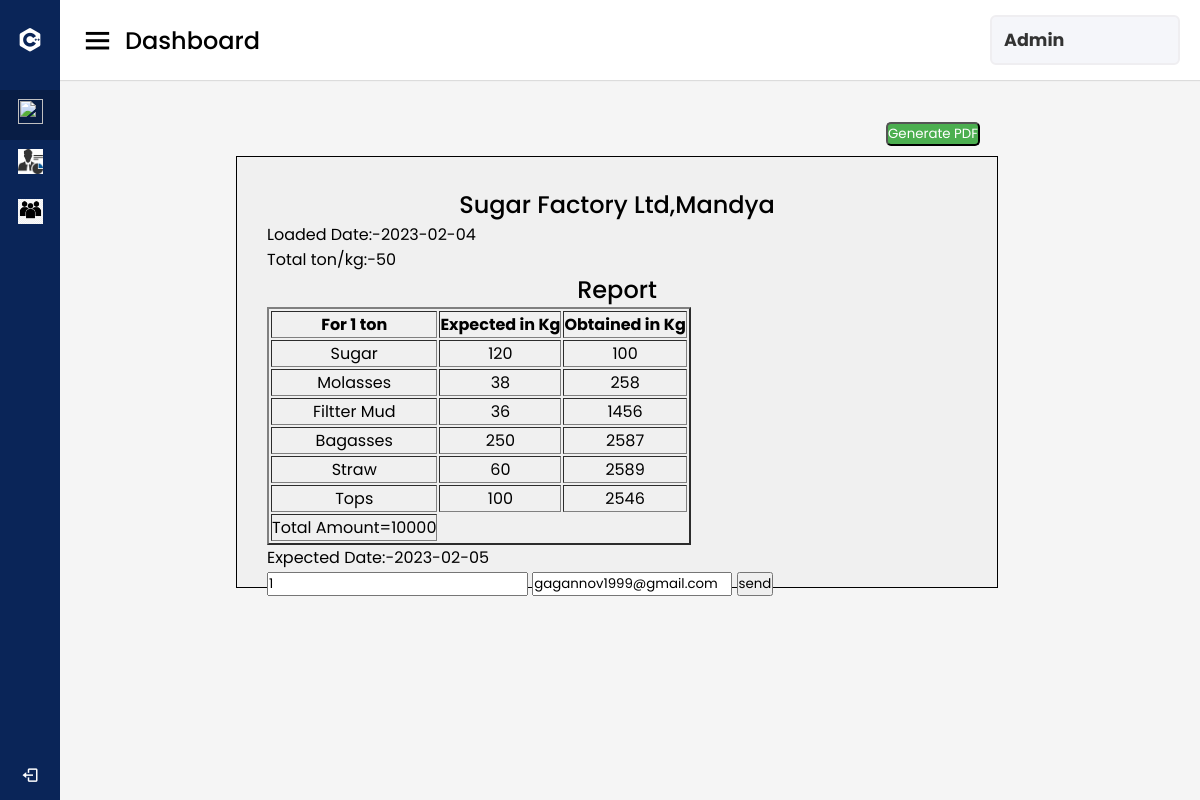
The app's page /preview1 with its own data.
### MCA/models.py (models this page shows)
class report1(models.Model):
	user=models.ForeignKey(register1,on_delete=models.CASCADE)
	sugar=models.CharField(max_length=60)
	molass=models.CharField(max_length=60)
	filt=models.CharField(max_length=60)
	baga=models.CharField(max_length=60)
	straw=models.CharField(max_length=60)
	tops=models.CharField(max_length=60)
	total=models.CharField(max_length=60)
	dt=models.CharField(max_length=60, default=0)
	tton=models.CharField(max_length=60,default=0)
	ed=models.CharField(max_length=60,default=0)

class register1(models.Model):
	name=models.CharField(max_length=60)
	email=models.CharField(max_length=60)
	password=models.CharField(max_length=60)
	phno=models.CharField(max_length=60)
	adharno=models.CharField(max_length=60)
	Image=models.CharField(max_length=60)

### MCA/views.py (the view)
# urls.py: path('preview<int:show>',preview,name="preview"),
def preview(req,show):
    aa=report1.objects.get(id=show)
    mm=aa.user_id
    kk= register1.objects.get(id=mm)
    return render(req,'printpdf.html',{'pdf1':aa,'nam':kk})

### templates/printpdf.html (shortened to what this page needs)
{% load static %}
<!DOCTYPE html>
<html lang="en" dir="ltr">
  <head>
    <link rel="stylesheet" href="style.css">
    <link href='https://unpkg.com/boxicons@2.0.7/css/boxicons.min.css' rel='stylesheet'>
   </head>
<body>
  <div class="sidebar">
    <div class="logo-details">
      <i class='bx bxl-c-plus-plus'></i>
    </div>
      <ul class="nav-links">
        <li>
          <a href="useD" class="active">
            <i><img src="{% static 'images\dash2.jpg' %}" style="height:25px;width: 25px; "></i>
          </a>
        </li>
        <li>
          <a href="pdf">
            <i><img src="{% static 'images\emp1.png' %}" style="height:25px;width: 25px; "></i>
          </a>
        </li>
        <li>
          <a href="pd">
            <i><img src="{% static 'images\people1.png' %}" style="height:25px;width: 25px; "></i>
          </a>
        </li>
        <li class="log_out">
          <a href="login1">
            <i class='bx bx-log-out'></i>
          </a>
        </li>
      </ul>
  </div>
  <section class="home-section">
    <nav>
      <div class="sidebar-button">
        <i class='bx bx-menu sidebarBtn'></i>
        <span class="dashboard">Dashboard</span>
      </div>
      <div class="profile-details">
        <span class="admin_name"><h3>Admin</h3></span>
      </div>
    </nav>
      <div class="sales-boxes">
        <div class="recent-sales box">
          <div class="container">
            <button id="button">Generate PDF</button>
        <form  action="sav" method="POST">
        <div id="makepdf">
          <div class="title" style="text-align: center;"> Sugar Factory Ltd,Mandya</div>
          Loaded Date:-{{pdf1.dt}}<br>
          Total ton/kg:-{{pdf1.tton}}
          <div class="sales-details">
            <ul class="details">
              <div class="title" style="text-align:center;">Report</div>
               <table border=2 align="center">
                <tr style="width: 80px">
                  <th>For 1 ton</th>
                  <th>Expected in Kg</th>
                  <th>Obtained in Kg</th>
                </tr>
              <tr>
            <td style="text-align: center;">Sugar</td>
            <td style="text-align: center;">120</td>
            <td style="text-align: center;">{{pdf1.sugar}}</td></tr>
            <tr>
            <td style="text-align: center;">Molasses</td>
            <td style="text-align: center;">38</td>
            <td style="text-align: center;">{{pdf1.molass}}</td></tr>
            <tr>
            <td style="text-align: center;">Filtter Mud</td>
            <td style="text-align: center;">36</td>
            <td style="text-align: center;">{{pdf1.filt}}</td></tr>
            <tr>
            <td style="text-align: center;">Bagasses</td>
            <td style="text-align: center;">250</td>
            <td style="text-align: center;">{{pdf1.baga}}</td></tr>
            <tr>
            <td style="text-align: center;">Straw</td>
            <td style="text-align: center;">60</td>
            <td style="text-align: center;">{{pdf1.straw}}</td></tr>
            <tr>
            <td style="text-align: center;">Tops</td>
            <td style="text-align: center;">100</td>
            <td style="text-align: center;">{{pdf1.tops}}</td></tr>
            <td>Total Amount={{pdf1.total}}</td>
           </table>
           Expected Date:-{{pdf1.ed}}
         </form></br>
           <form action="mail" method="POST">
            <input value="{{pdf1.id}}" name='useid1' readonly>
           <input value="{{nam.email}}" name=ename style="width:200px" readonly>
            <button type="submit">send</button>
           </form>
          </div>
        </div>
        </div>
  </section>
</body>
</html>

### static/MCA/css/style.css (style rules this page uses)
:root { --primary: #EB1616; --secondary: #191C24; --light: #6C7293; --dark: #000000; }
.sidebar { position: fixed; top: 0; left: 0; bottom: 0; width: 250px; height: 100vh; overflow-y: auto; background: var(--secondary); transition: 0.5s; z-index: 999; }
@media (min-width: 992px) { .sidebar { margin-left: 0; } }

### templates/printpdf.html (style rules this page uses)
* { margin: 0; padding: 0; box-sizing: border-box; font-family: 'Poppins', sans-serif; }
.sidebar { position: fixed; height: 100%; width: 240px; background: #0A2558; transition: all 0.5s ease; }
.sidebar .logo-details { height: 80px; display: flex; align-items: center; }
.sidebar .logo-details i { font-size: 28px; font-weight: 500; color: #fff; min-width: 60px; text-align: center }
.sidebar .nav-links { margin-top: 10px; }
.sidebar .nav-links li { position: relative; list-style: none; height: 50px; }
.sidebar .nav-links li a { height: 100%; width: 100%; display: flex; align-items: center; text-decoration: none; transition: all 0.4s ease; }
.sidebar .nav-links li a.active { background: #081D45; }
.sidebar .nav-links li i { min-width: 60px; text-align: center; font-size: 18px; color: #fff; }
.sidebar .nav-links .log_out { position: absolute; bottom: 0; width: 100%; }
.home-section { position: relative; background: #f5f5f5; min-height: 100vh; width: calc(100% - 240px); left: 240px; transition: all 0.5s ease; }
.home-section nav { display: flex; justify-content: space-between; height: 80px; background: #fff; display: flex; align-items: center; position: fixed; width: calc(100% - 240px); left: 240px; z-index: 100; padding: 0 20px; box-shadow: 0 1px 1px rgba(0, 0, 0, 0.1); transition: all 0.5s ease; }
.home-section nav .sidebar-button { display: flex; align-items: center; font-size: 24px; font-weight: 500; }
nav .sidebar-button i { font-size: 35px; margin-right: 10px; }
.home-section nav .profile-details { display: flex; align-items: center; background: #F5F6FA; border: 2px solid #EFEEF1; border-radius: 6px; height: 50px; min-width: 190px; padding: 0 15px 0 2px; }
nav .profile-details .admin_name { font-size: 15px; font-weight: 500; color: #333; margin: 0 10px; white-space: nowrap; }
.sales-boxes .box .title { font-size: 24px; font-weight: 500; }
@media (max-width: 1240px) { .sidebar { width: 60px; } }
@media (max-width: 1240px) { .home-section { width: calc(100% - 60px); left: 60px; } }
@media (max-width: 1240px) { .home-section nav { width: calc(100% - 60px); left: 60px; } }
.container { position: fixed; top: 20%; left: 28%; margin-top: -40px; margin-left: -100px; border-radius: 7px; }
#makepdf { box-sizing: content-box; width: 700px; height: 370px; padding: 30px; border: 1px solid black; font-style: sans-serif; background-color: #f0f0f0; }
#button { background-color: #4caf50; border-radius: 5px; margin-left: 650px; margin-bottom: 10px; color: white; }

### records on screen
report1: dt "2023-02-04", tton "50", sugar "100", molass "258", filt "1456", baga "2587", straw "2589", tops "2546", total "10000", ed "2023-02-05", useid1 "1"
register1: ename "gagannov1999@gmail.com"
